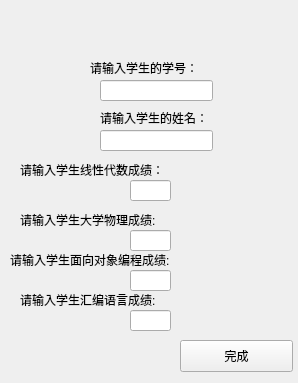
<?xml version="1.0" encoding="UTF-8"?>
<ui version="4.0">
 <class>inputStuMsg</class>
 <widget class="QWidget" name="inputStuMsg">
  <property name="geometry">
   <rect>
    <x>0</x>
    <y>0</y>
    <width>298</width>
    <height>383</height>
   </rect>
  </property>
  <property name="windowTitle">
   <string>Form</string>
  </property>
  <widget class="QLineEdit" name="stuIdLineText">
   <property name="geometry">
    <rect>
     <x>100</x>
     <y>80</y>
     <width>113</width>
     <height>21</height>
    </rect>
   </property>
  </widget>
  <widget class="QLineEdit" name="stuNameLineText">
   <property name="geometry">
    <rect>
     <x>100</x>
     <y>130</y>
     <width>113</width>
     <height>21</height>
    </rect>
   </property>
  </widget>
  <widget class="QLineEdit" name="stuScore1LineText">
   <property name="geometry">
    <rect>
     <x>130</x>
     <y>180</y>
     <width>41</width>
     <height>21</height>
    </rect>
   </property>
  </widget>
  <widget class="QLineEdit" name="stuScore2LineText">
   <property name="geometry">
    <rect>
     <x>130</x>
     <y>230</y>
     <width>41</width>
     <height>21</height>
    </rect>
   </property>
  </widget>
  <widget class="QLabel" name="label">
   <property name="geometry">
    <rect>
     <x>90</x>
     <y>60</y>
     <width>131</width>
     <height>16</height>
    </rect>
   </property>
   <property name="text">
    <string>请输入学生的学号：</string>
   </property>
  </widget>
  <widget class="QLabel" name="label_2">
   <property name="geometry">
    <rect>
     <x>100</x>
     <y>110</y>
     <width>131</width>
     <height>16</height>
    </rect>
   </property>
   <property name="text">
    <string>请输入学生的姓名：</string>
   </property>
  </widget>
  <widget class="QLabel" name="label_3">
   <property name="geometry">
    <rect>
     <x>20</x>
     <y>160</y>
     <width>221</width>
     <height>20</height>
    </rect>
   </property>
   <property name="text">
    <string>请输入学生线性代数成绩：</string>
   </property>
  </widget>
  <widget class="QLabel" name="label_4">
   <property name="geometry">
    <rect>
     <x>20</x>
     <y>210</y>
     <width>211</width>
     <height>20</height>
    </rect>
   </property>
   <property name="text">
    <string>请输入学生大学物理成绩:</string>
   </property>
  </widget>
  <widget class="QPushButton" name="finishBtn">
   <property name="geometry">
    <rect>
     <x>180</x>
     <y>340</y>
     <width>113</width>
     <height>32</height>
    </rect>
   </property>
   <property name="text">
    <string>完成</string>
   </property>
  </widget>
  <widget class="QLineEdit" name="stuScore3LineText">
   <property name="geometry">
    <rect>
     <x>130</x>
     <y>270</y>
     <width>41</width>
     <height>21</height>
    </rect>
   </property>
  </widget>
  <widget class="QLineEdit" name="stuScore4LineText">
   <property name="geometry">
    <rect>
     <x>130</x>
     <y>310</y>
     <width>41</width>
     <height>21</height>
    </rect>
   </property>
  </widget>
  <widget class="QLabel" name="label_5">
   <property name="geometry">
    <rect>
     <x>10</x>
     <y>250</y>
     <width>211</width>
     <height>20</height>
    </rect>
   </property>
   <property name="text">
    <string>请输入学生面向对象编程成绩:</string>
   </property>
  </widget>
  <widget class="QLabel" name="label_6">
   <property name="geometry">
    <rect>
     <x>20</x>
     <y>290</y>
     <width>211</width>
     <height>20</height>
    </rect>
   </property>
   <property name="text">
    <string>请输入学生汇编语言成绩:</string>
   </property>
  </widget>
 </widget>
 <resources/>
 <connections/>
</ui>
